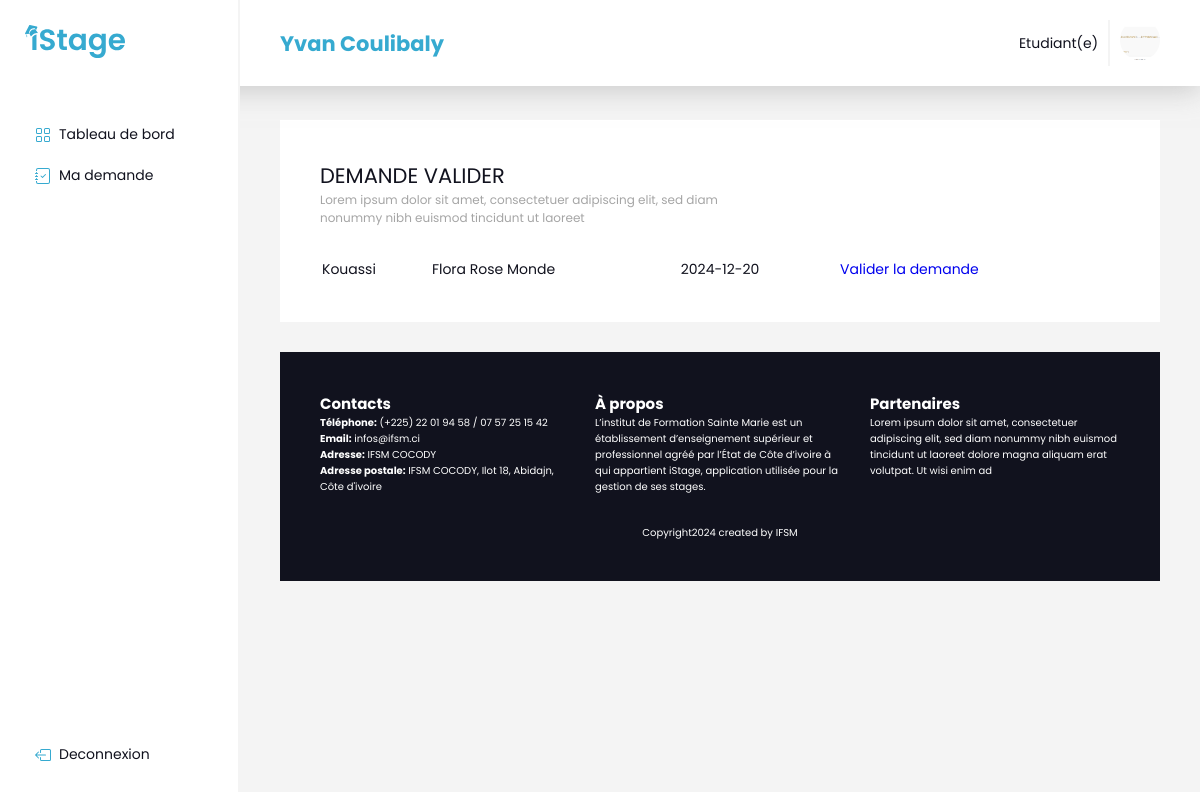
The app's page /listValidate.php (signed in) with its own data.
### tables this page shows
CREATE TABLE `etudiant` (
  `id` int(11) NOT NULL,
  `matricule` varchar(50) NOT NULL,
  `nom` varchar(100) NOT NULL,
  `prenom` varchar(100) NOT NULL,
  `date` varchar(15) NOT NULL,
  `sexe` varchar(2) NOT NULL,
  `email` varchar(150) NOT NULL,
  `commune` varchar(50) NOT NULL,
  `quartier` varchar(100) NOT NULL,
  `phone` varchar(20) DEFAULT NULL,
  `phone_2` varchar(20) NOT NULL,
  `classe` varchar(100) NOT NULL,
  `filiere` varchar(100) DEFAULT NULL,
  `niveau` varchar(50) DEFAULT NULL,
  `section` int(11) NOT NULL,
  `commune_1` varchar(50) NOT NULL,
  `commune_2` varchar(50) NOT NULL,
  `commune_3` varchar(50) NOT NULL,
  `photo` text NOT NULL,
  `cv` text NOT NULL,
  `statut` varchar(50) NOT NULL,
  `diplome` varchar(20) NOT NULL,
  `date_diplome` varchar(20) NOT NULL,
  `etablissement` varchar(150) NOT NULL,
  `solde` int(11) NOT NULL,
  `mot_de_passe` varchar(255) NOT NULL
);

CREATE TABLE `candidature` (
  `id` int(11) NOT NULL,
  `date` date NOT NULL DEFAULT current_timestamp(),
  `statut` enum('en cours de validation','en attente','en cours','interrompue','terminée','suspendu') NOT NULL DEFAULT 'en cours de validation',
  `id_etudiant` int(11) NOT NULL,
  `id_offre` int(11) NOT NULL
);

### listValidate.php (the view, shortened to what this page needs)
<?php
require('./php/formAction.php');
if ($_SESSION['statut'] == 'Etudiant(e)') {
    $checkStudents = $bd->prepare('SELECT * FROM etudiant WHERE id = ?');
    $checkStudents->execute(array($_SESSION['id']));
    $etudiant = $checkStudents->fetch();
    $checkCandidates = $bd->prepare('SELECT * FROM candidature WHERE statut = ?');
    $checkCandidates->execute(array('en attente'));
}
?>
<!DOCTYPE html>
<html lang="en">
<head>
    <link rel="stylesheet" href="./css/style.css">
</head>
<body>
    <section class="home section import">
    <div class="navbar">
            <div class="text">
                <h2><span style="color: var(--blue); text-transform: capitalize;"><?= $_SESSION['prenom'] ?> <?= $_SESSION['nom'] ?></span></span></h2>
            </div>
            <div id="statut"><?= $_SESSION['statut'] ?></span></div>
            <div class="profile">
               <div class="img-profile">
                    <?php
                        if ($_SESSION['statut'] == 'Etudiant(e)') {
                            ?>
                                <img src="<?= $etudiant['photo'] ?>" alt="">
                            <?php
                        }else {
                            ?>
                                <img src="<?= $user['photo'] ?>" alt="">
                            <?php
                        }
                    ?>
               </div>
            </div>
        </div>
        <div class="menu-lateral">
            <div class="bar">
            </div>
            <ul>
                <li>
                    <a href="./home.php">
                        Tableau de bord
                    </a>
                </li><?php
                    if ( $_SESSION['statut'] == "Etudiant(e)" ) {
                        ?>
                        <li>
                            <a href="./ask.php">
                                Ma demande
                            </a>
                        </li>
                        <?php
                    }
                ?>
            </ul>
            <a href="./php/logoutAction.php" id="deconnect">
                Deconnexion
            </a>
        </div>
        <div class="content">
            <div class="item">
                <div class="label">
                    <div class="text">
                        <H1>DEMANDE VALIDER</H1>
                        <p>
                            Lorem ipsum dolor sit amet,
                            consectetuer adipiscing elit,
                            sed diam nonummy nibh euismod
                            tincidunt ut laoreet
                        </p>
                    </div>
                </div>
                <table>
                    <tbody>
                            <?php
                                if ($checkCandidates->rowCount() > 0) {
                                    while ($poste = $checkCandidates->fetch()) {
                                        $checkStudents = $bd->prepare('SELECT * FROM etudiant WHERE id = ?');
                                        $checkStudents->execute(array($poste['id_etudiant']));
                                        $etudiant = $checkStudents->fetch();
                                        ?>
                                    <tr>
                                        <td>
                                            <?= $etudiant['nom'] ?>
                                        </td>
                                        <td>
                                            <?= $etudiant['prenom'] ?>
                                        </td>
                                        <td>
                                            <?= $poste['date'] ?>
                                        </td>
                                        <td>
                                            <a href="./validate.php?id=<?= $etudiant['id'] ?> ">Valider la demande</a>
                                        </td>
                                    </tr>
                                    <?php
                                    }
                                }
                            ?>
                    </tbody>
                </table>
            </div>
            <div class="item foot">
                <div class="text">
                    <div class="">
                        <h2>Contacts</h2>
                        <strong>Téléphone:</strong> (+225) 22 01 94 58 / 07 57 25 15 42 <br>
                        <strong>Email:</strong> infos@ifsm.ci <br>
                        <strong>Adresse:</strong> IFSM COCODY <br>
                        <strong>Adresse postale:</strong> IFSM COCODY, Ilot 18, Abidajn, Côte d'ivoire
                    </div>
                    <div class="">
                        <h2>À propos</h2>
                        L’institut de Formation Sainte Marie est un établissement
                        d’enseignement supérieur et professionnel agréé par
                        l’État de Côte d’ivoire à qui appartient iStage, application
                        utilisée pour la gestion de ses stages.
                    </div>
                    <div class="">
                        <h2>Partenaires</h2>
                        Lorem ipsum dolor sit amet, consectetuer adipiscing elit,
                        sed diam nonummy nibh euismod tincidunt ut laoreet dolore
                        magna aliquam erat volutpat. Ut wisi enim ad
                    </div>
                </div>
                <p>Copyright2024 created by IFSM</p>
            </div>
        </div>
    </section>
</body>
</html>

### css/style.css (style rules this page uses)
:root { --blue: #36aad0; --text: #11121e; --white: #ffffff; --grey: #a5a5a5; --gold: #f1ce4f; --lightgrey: #f4f4f4; --transition: all 0.3s ease; }
* { padding: 0; margin: 0; box-sizing: border-box; font-family: 'poppins'; }
body { color: var(--text); font-size: 14px; }
.section { width: 100%; }
ul { list-style: none; }
a { text-decoration: none; }
.home { position: relative; height: 100vh; background: var(--lightgrey); overflow: hidden; overflow-y: scroll; }
.section .menu-lateral { position: fixed; display: flex; width: 20%; height: 100vh; padding: 25px; background: var(--white); border-right: 2px solid var(--lightgrey); flex-direction: column; top: 0; z-index: 99; }
.section .menu-lateral .bar svg { object-fit: cover; width: 100px; }
.section .menu-lateral ul { width: 100%; margin: 50px 0; }
.section .menu-lateral ul li { width: 100%; }
.section .menu-lateral ul li a, #deconnect { display: flex; color: var(--text); width: 100%; padding: 10px; transition: var(--transition); align-items: center; gap: 8px; }
.section .menu-lateral ul li a svg, #deconnect svg { color: var(--blue); transition: var(--transition); }
.section .navbar { position: fixed; display: flex; width: 100%; padding: 20px 40px; padding-left: calc(20% + 40px); background-color: var(--white); justify-content: space-between; align-items: center; left: 0; top: 0; box-shadow: 0px 5px 25px #a8a8a888; z-index: 97; }
.section .navbar .text { display: flex; align-items: center; gap: 10px; }
.navbar .img-profile { padding-left: 10px; border-left: 2px solid var(--lightgrey); }
.img-profile img { object-fit: cover; width: 40px; height: 40px; border-radius: 50%; }
#statut { margin-left: auto; margin-right: 10px; }
#deconnect { margin-top: auto; }
.section .content { display: flex; width: 100%; padding: 40px; padding-top: 120px; padding-left: calc(20% + 40px); padding-right: 40px; gap: 30px; flex-direction: column; }
.home .content .item { display: flex; color: var(--text); width: 100%; padding: 40px; background: var(--white); flex-direction: column; gap: 30px; }
.home .content .item .label { display: flex; width: 100%; }
.home .content .item .label h1 { font-weight: 400; }
.home .content .item .label p { color: var(--grey); width: 400px; font-size: 12px; }
.home .content .item.foot { display: flex; color: var(--white); font-size: 10px; background: var(--text); align-items: center; }
.home .content .item.foot .text { display: flex; width: 100%; gap: 25px; }
.home .content .item.foot .text div { flex: 1; }

### records on screen
etudiant: photo (picture)
candidature: id_etudiant.nom "Kouassi", id_etudiant.prenom "Flora Rose Monde", date "2024-12-20"

### other values on screen
$_SESSION['prenom'] "Yvan"
$_SESSION['nom'] "Coulibaly"
$_SESSION['statut'] "Etudiant(e)"
